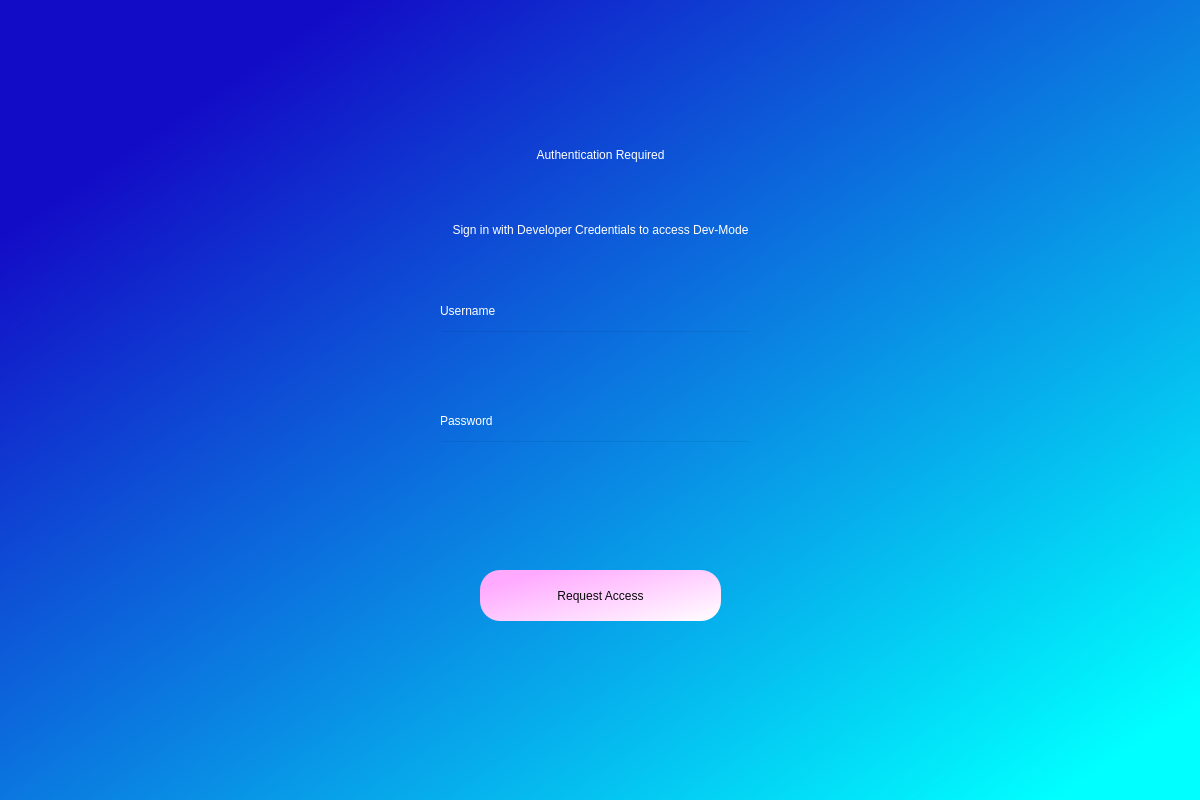
<?xml version="1.0" encoding="UTF-8"?>
<ui version="4.0">
 <class>Dialog</class>
 <widget class="QDialog" name="Dialog">
  <property name="geometry">
   <rect>
    <x>0</x>
    <y>0</y>
    <width>1200</width>
    <height>800</height>
   </rect>
  </property>
  <property name="windowTitle">
   <string>Dialog</string>
  </property>
  <widget class="QWidget" name="widget" native="true">
   <property name="geometry">
    <rect>
     <x>0</x>
     <y>0</y>
     <width>1201</width>
     <height>801</height>
    </rect>
   </property>
   <property name="styleSheet">
    <string notr="true">QWidget#widget{
background-color: qlineargradient(spread:pad, x1:0.134, y1:0.159091, x2:0.935, y2:0.943182, stop:0 rgba(19, 12, 198, 255), stop:1 rgba(0, 255, 255, 255));}</string>
   </property>
   <widget class="QLabel" name="label">
    <property name="geometry">
     <rect>
      <x>10</x>
      <y>120</y>
      <width>1181</width>
      <height>71</height>
     </rect>
    </property>
    <property name="styleSheet">
     <string notr="true">font: 28pt &quot;MS Shell Dlg 2&quot;;
color: rgb(255, 255, 255);</string>
    </property>
    <property name="text">
     <string>&lt;html&gt;&lt;head/&gt;&lt;body&gt;&lt;p align=&quot;center&quot;&gt;Authentication Required&lt;/p&gt;&lt;/body&gt;&lt;/html&gt;</string>
    </property>
   </widget>
   <widget class="QLabel" name="label_2">
    <property name="geometry">
     <rect>
      <x>10</x>
      <y>200</y>
      <width>1181</width>
      <height>61</height>
     </rect>
    </property>
    <property name="styleSheet">
     <string notr="true">font: 15pt &quot;MS Shell Dlg 2&quot;;
color: rgb(255, 255, 255);</string>
    </property>
    <property name="text">
     <string>&lt;html&gt;&lt;head/&gt;&lt;body&gt;&lt;p align=&quot;center&quot;&gt;Sign in with Developer Credentials to access Dev-Mode&lt;/p&gt;&lt;/body&gt;&lt;/html&gt;</string>
    </property>
   </widget>
   <widget class="QPushButton" name="authbtn">
    <property name="geometry">
     <rect>
      <x>480</x>
      <y>570</y>
      <width>241</width>
      <height>51</height>
     </rect>
    </property>
    <property name="styleSheet">
     <string notr="true">border-radius:20px;
font: 14pt &quot;MS Shell Dlg 2&quot;;
background-color: qlineargradient(spread:pad, x1:0.0845771, y1:0.25, x2:1, y2:1, stop:0 rgba(255, 170, 255, 255), stop:1 rgba(255, 255, 255, 255));
color: rgb(9, 9, 9);</string>
    </property>
    <property name="text">
     <string>Request Access</string>
    </property>
   </widget>
   <widget class="QLineEdit" name="userfield">
    <property name="geometry">
     <rect>
      <x>440</x>
      <y>330</y>
      <width>311</width>
      <height>41</height>
     </rect>
    </property>
    <property name="styleSheet">
     <string notr="true">background-color:rgba(0,0,0,0);
font: 12pt &quot;MS Shell Dlg 2&quot;;
color: rgb(255, 255, 255);</string>
    </property>
   </widget>
   <widget class="QLineEdit" name="passwordfield">
    <property name="geometry">
     <rect>
      <x>440</x>
      <y>440</y>
      <width>311</width>
      <height>41</height>
     </rect>
    </property>
    <property name="styleSheet">
     <string notr="true">background-color:rgba(0,0,0,0);
font: 12pt &quot;MS Shell Dlg 2&quot;;
color: rgb(255, 255, 255);</string>
    </property>
   </widget>
   <widget class="QLabel" name="label_3">
    <property name="geometry">
     <rect>
      <x>440</x>
      <y>300</y>
      <width>81</width>
      <height>21</height>
     </rect>
    </property>
    <property name="styleSheet">
     <string notr="true">font: 10pt &quot;MS Shell Dlg 2&quot;;
color: rgb(255, 255, 255);</string>
    </property>
    <property name="text">
     <string>Username</string>
    </property>
   </widget>
   <widget class="QLabel" name="label_4">
    <property name="geometry">
     <rect>
      <x>440</x>
      <y>410</y>
      <width>81</width>
      <height>21</height>
     </rect>
    </property>
    <property name="styleSheet">
     <string notr="true">font: 10pt &quot;MS Shell Dlg 2&quot;;
color: rgb(255, 255, 255);</string>
    </property>
    <property name="text">
     <string>Password</string>
    </property>
   </widget>
   <widget class="QLabel" name="error">
    <property name="geometry">
     <rect>
      <x>440</x>
      <y>520</y>
      <width>381</width>
      <height>16</height>
     </rect>
    </property>
    <property name="styleSheet">
     <string notr="true">font: 12pt &quot;MS Shell Dlg 2&quot;;
color: rgb(255, 0, 0);</string>
    </property>
    <property name="text">
     <string/>
    </property>
   </widget>
   <widget class="QLabel" name="success">
    <property name="geometry">
     <rect>
      <x>440</x>
      <y>520</y>
      <width>311</width>
      <height>21</height>
     </rect>
    </property>
    <property name="styleSheet">
     <string notr="true">font: 12pt &quot;MS Shell Dlg 2&quot;;
color: rgb(0, 0, 255);</string>
    </property>
    <property name="text">
     <string/>
    </property>
   </widget>
  </widget>
 </widget>
 <resources/>
 <connections/>
</ui>
